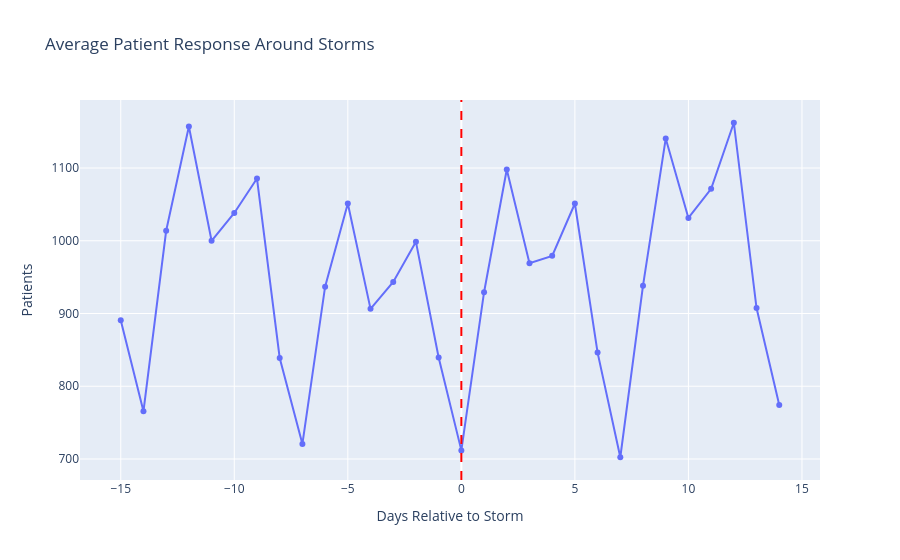

Notebook code cell kept with this figure:
### Code cell
event_rows = []

storm_days = merged_data[merged_data["Impact"] > 0][["County", "Date"]]

for _, row in storm_days.iterrows():
    county = row["County"]
    storm_date = row["Date"]

    subset = merged_data[merged_data["County"] == county]

    for lag in range(-15, 15):  # 3 days before, 7 after
        day = storm_date + pd.Timedelta(days=lag)

        value = subset.loc[subset["Date"] == day, "patient_count"]

        if not value.empty:
            event_rows.append({
                "lag": lag,
                "patient_count": value.values[0]
            })

event_df = pd.DataFrame(event_rows)
event_avg = event_df.groupby("lag")["patient_count"].mean()
fig = go.Figure()

fig.add_trace(go.Scatter(
    x=event_avg.index,
    y=event_avg.values,
    mode="lines+markers"
))

fig.add_vline(x=0, line_dash="dash", line_color="red")

fig.update_layout(
    title="Average Patient Response Around Storms",
    xaxis_title="Days Relative to Storm",
    yaxis_title="Patients"
)

fig.show()

### Figure 1 — Plotly figure (JSON) as saved in the notebook; plotly's stock layout.template omitted (floating-point values rounded to 4 significant figures)
{"data": [{"mode": "lines+markers", "type": "scatter", "x": [-15, -14, -13, -12, -11, -10, -9, -8, -7, -6, -5, -4, -3, -2, -1, 0, 1, 2, 3, 4, 5, 6, 7, 8, 9, 10, 11, 12, 13, 14], "y": [890.6, 765.5, 1014.0, 1157.0, 1000.0, 1038.0, 1086.0, 838.8, 720.7, 936.9, 1051.0, 906.4, 943.4, 998.5, 839.4, 711.8, 929.3, 1098.0, 969.1, 979.3, 1051.0, 846.2, 702.4, 938.2, 1140.0, 1031.0, 1071.0, 1162.0, 907.4, 774.2]}], "layout": {"shapes": [{"line": {"color": "red", "dash": "dash"}, "type": "line", "x0": 0, "x1": 0, "xref": "x", "y0": 0, "y1": 1, "yref": "y domain"}], "title": {"text": "Average Patient Response Around Storms"}, "xaxis": {"title": {"text": "Days Relative to Storm"}}, "yaxis": {"title": {"text": "Patients"}}}}
